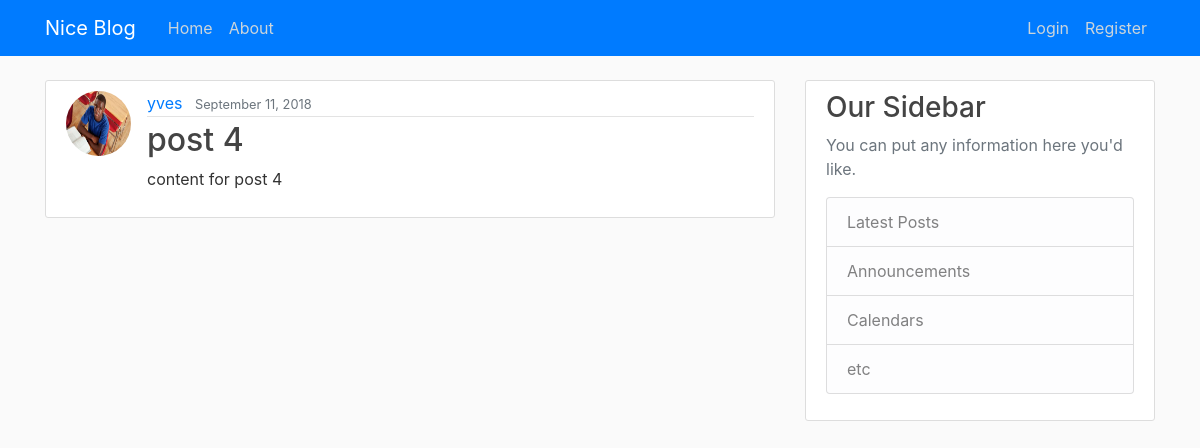
/post/5/, run on the app's committed database.
### blog/models.py (models this page shows, shortened)
class Post(models.Model):
    title = models.CharField(max_length=100)
    content = models.TextField()
    date_posted = models.DateTimeField(default=timezone.now)
    author = models.ForeignKey(User, on_delete=models.CASCADE)

### users/models.py (models this page shows, shortened)
class Profile(models.Model):
    user = models.OneToOneField(User, on_delete=models.CASCADE)
    image = models.ImageField(default='default.jpg', upload_to='profile_pics')

### blog/views.py (the view)
# urls.py: path('post/<int:pk>/', PostDetailView.as_view(), name='post-detail'),
class PostDetailView(DetailView):
    model = Post

### blog/templates/blog/post_detail.html
{% extends 'blog/base.html' %}
{% block content %}
    <article class="media content-section">
        <img src="{{ object.author.profile.image.url }}" alt="author" class="rounded-circle article-img">
        <div class="media-body">
            <div class="article-metadata">
              <a class="mr-2" href="#">{{ object.author }}</a>
              <small class="text-muted">{{ object.date_posted | date:"F d, Y" }}</small>
            </div>
            <h2 class="article-title">{{ object.title }}</h2>
            <p class="article-content">{{ object.content }}</p>
        </div>
    </article>
{% endblock %}

### blog/static/blog/main.css (style rules this page uses)
body { background: #fafafa; color: #333333; margin-top: 5rem; }
h1, h2, h3, h4, h5, h6 { color: #444444; }
.content-section { background: #ffffff; padding: 10px 20px; border: 1px solid #dddddd; border-radius: 3px; margin-bottom: 20px; }
.article-title { color: #444444; }
.article-content { white-space: pre-line; }
.article-img { height: 65px; width: 65px; margin-right: 16px; }
.article-metadata { padding-bottom: 1px; margin-bottom: 4px; border-bottom: 1px solid #e3e3e3 }

### data on the page
Post: author.profile.image (picture), author "yves", date_posted "September 11, 2018", title "post 4", content "content for post 4"
